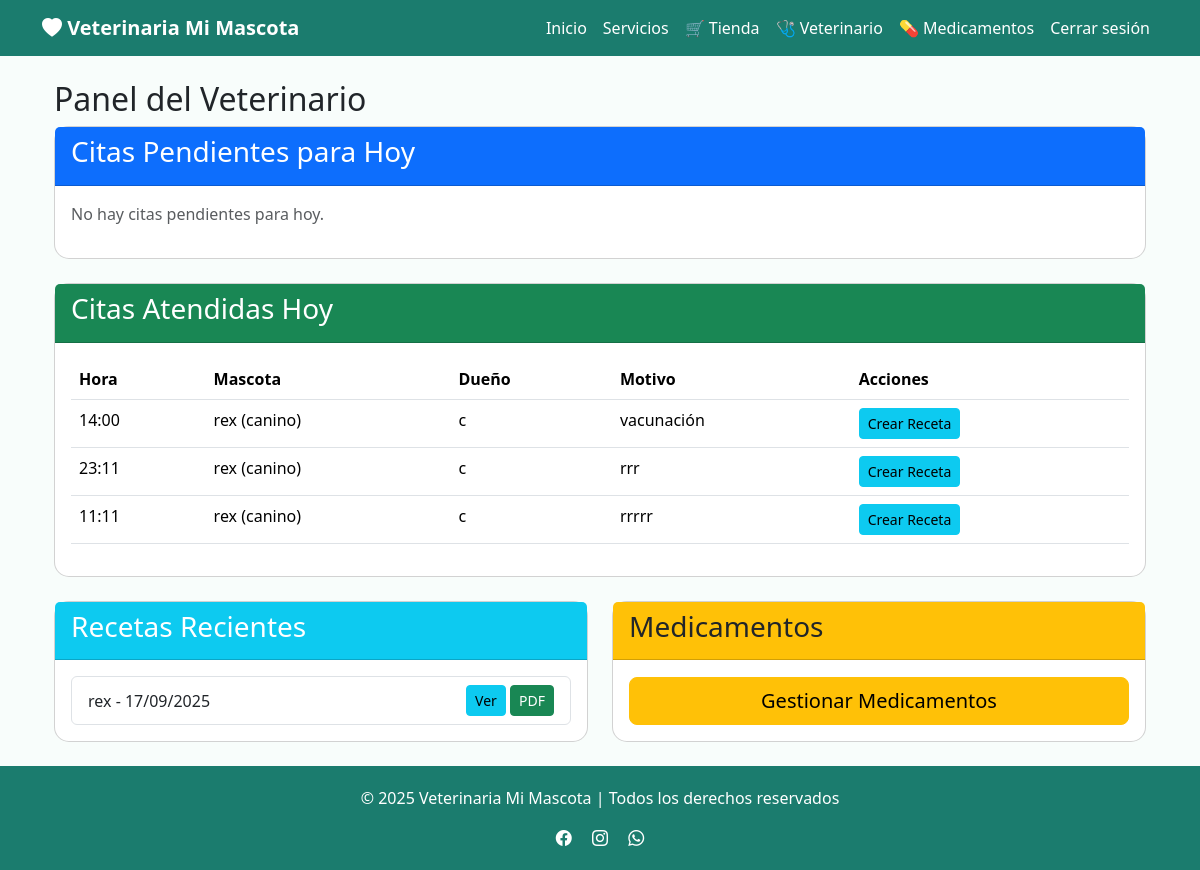
The page /veterinario (signed in) on the database its author committed.
### app/models/cita.py (models this page shows, shortened)
class Cita(db.Model):
    __tablename__ = 'citas'
    id_cita = db.Column(db.Integer, primary_key=True)
    fecha = db.Column(db.Date, nullable=False)
    hora = db.Column(db.Time, nullable=False)
    motivo = db.Column(db.String(100), nullable=False)
    estado = db.Column(db.String(20), default='pendiente')
    id_mascota = db.Column(db.Integer, db.ForeignKey('mascotas.id_mascota'), nullable=False)
    id_usuario = db.Column(db.Integer, db.ForeignKey('usuarios.id_usuario'), nullable=False)  # Dueño de la mascota
    id_veterinario = db.Column(db.Integer, db.ForeignKey('usuarios.id_usuario'), nullable=True)  # Veterinario asignado
    mascota = db.relationship('Mascota', back_populates='citas')
    historia_clinica = db.relationship('HistoriaClinica', back_populates='cita', uselist=False)
    usuario = db.relationship('Usuario', foreign_keys=[id_usuario], back_populates='citas_cliente')
    veterinario_rel = db.relationship('Usuario', foreign_keys=[id_veterinario], back_populates='citas_veterinario')
    __table_args__ = (
        db.UniqueConstraint('fecha', 'hora', name='_fecha_hora_uc'),
        db.Index('ix_cita_fecha', 'fecha'),
    )

### app/models/mascota.py (models this page shows, shortened)
class Mascota(db.Model):
    __tablename__ = "mascotas"
    id_mascota = db.Column(db.Integer, primary_key=True)
    nombre = db.Column(db.String(100), nullable=False)
    especie = db.Column(db.String(50), nullable=False)
    raza = db.Column(db.String(50))
    genero = db.Column(db.String(10))
    fecha_nacimiento = db.Column(db.Date)
    id_usuario = db.Column(db.Integer, db.ForeignKey("usuarios.id_usuario"), nullable=False)
    usuario = db.relationship('Usuario', back_populates='mascotas')
    historia_clinica = db.relationship('HistoriaClinica', back_populates='mascota', uselist=False)
    citas = db.relationship('Cita', back_populates='mascota')

### app/models/usuario.py (models this page shows, shortened)
class Usuario(db.Model, UserMixin):
    __tablename__ = 'usuarios'
    id_usuario = db.Column(db.Integer, primary_key=True)
    nombre = db.Column(db.String(100), nullable=False)
    email = db.Column(db.String(100), unique=True, nullable=False)
    contraseña = db.Column(db.String(255), nullable=False)
    rol = db.Column(db.String(20), default='cliente')
    direccion = db.Column(db.String(200))
    telefono = db.Column(db.String(15))
    carrito = db.relationship('Carrito', back_populates='usuario', uselist=False)
    citas_cliente = db.relationship('Cita', foreign_keys='Cita.id_usuario', back_populates='usuario')
    citas_veterinario = db.relationship('Cita', foreign_keys='Cita.id_veterinario', back_populates='veterinario_rel')
    mascotas = db.relationship('Mascota', back_populates='usuario')

### app/models/receta.py (models this page shows)
class Receta(db.Model):
    __tablename__ = 'recetas'
    id_receta = db.Column(db.Integer, primary_key=True)
    id_historia = db.Column(db.Integer, db.ForeignKey('historias_clinicas.id_historia'), nullable=False)
    fecha = db.Column(db.Date, default=datetime.date.today)
    medicamentos = db.relationship('RecetaMedicamento', back_populates='receta', cascade='all, delete-orphan', lazy=True)
    historia_clinica = db.relationship('HistoriaClinica', back_populates='recetas')

### app/routes/main.py (the view)
@main_bp.route('/veterinario')
@login_required
def veterinario_panel():
    if current_user.rol != 'veterinario':
        flash('No tienes permiso para acceder a este panel', 'error')
        return redirect(url_for('main.dashboard'))
    citas_pendientes = Cita.query.filter(
        Cita.estado == 'pendiente',
        Cita.id_veterinario == current_user.id_usuario
    ).join(Mascota).all()
    citas_atendidas = Cita.query.filter(
        Cita.estado == 'atendida',
        Cita.id_veterinario == current_user.id_usuario
    ).order_by(Cita.fecha.desc()).limit(10).all()
    recetas = Receta.query.join(HistoriaClinica).filter(
        HistoriaClinica.id_veterinario == current_user.id_usuario
    ).order_by(Receta.fecha.desc()).limit(10).all()
    return render_template('veterinario_panel.html',
                          citas_pendientes=citas_pendientes,
                          citas_atendidas=citas_atendidas,
                          recetas=recetas)

### app/templates/veterinario_panel.html (shortened to what this page needs)
{% extends "base.html" %}
{% block content %}
<div class="container mt-4">
    <h2> Panel del Veterinario</h2>
    <div class="card mb-4">
        <div class="card-header bg-primary text-white">
            <h3 class="card-title">Citas Pendientes para Hoy</h3>
        </div>
        <div class="card-body">
            {% if citas_pendientes|length == 0 %}
                <p class="text-muted">No hay citas pendientes para hoy.</p>
            {% endif %}
        </div>
    </div>
    <div class="card mb-4">
        <div class="card-header bg-success text-white">
            <h3 class="card-title">Citas Atendidas Hoy</h3>
        </div>
        <div class="card-body">
            {% if citas_atendidas|length == 0 %}
                <p class="text-muted">No hay citas atendidas hoy.</p>
            {% else %}
                <div class="table-responsive">
                    <table class="table table-hover">
                        <thead>
                            <tr>
                                <th>Hora</th>
                                <th>Mascota</th>
                                <th>Dueño</th>
                                <th>Motivo</th>
                                <th>Acciones</th>
                            </tr>
                        </thead>
                        <tbody>
                            {% for cita in citas_atendidas %}
                            <tr>
                                <td>{{ cita.hora.strftime('%H:%M') }}</td>
                                <td>{{ cita.mascota.nombre }} ({{ cita.mascota.especie }})</td>
                                <td>{{ cita.mascota.usuario.nombre }}</td>
                                <td>{{ cita.motivo }}</td>
                                <td>
                                    <a href="{{ url_for('receta.crear', id_mascota=cita.mascota.id_mascota) }}" class="btn btn-info btn-sm">
                                         Crear Receta
                                    </a>
                                </td>
                            </tr>
                            {% endfor %}
                        </tbody>
                    </table>
                </div>
            {% endif %}
        </div>
    </div>
    <div class="row mt-4">
        <div class="col-md-6">
            <div class="card">
                <div class="card-header bg-info text-white">
                    <h3 class="card-title">Recetas Recientes</h3>
                </div>
                <div class="card-body">
                    {% if recetas|length == 0 %}
                        <p class="text-center">No hay recetas recientes</p>
                    {% else %}
                        <ul class="list-group">
                            {% for receta in recetas %}
                                <li class="list-group-item d-flex justify-content-between align-items-center">
                                    {{ receta.historia_clinica.mascota.nombre }} - {{ receta.fecha.strftime('%d/%m/%Y') }}
                                    <div>
                                        <a href="{{ url_for('receta.detalle', id_receta=receta.id_receta) }}" class="btn btn-sm btn-info">Ver</a>
                                        <a href="{{ url_for('receta.descargar_pdf', id_receta=receta.id_receta) }}" class="btn btn-sm btn-success">PDF</a>
                                    </div>
                                </li>
                            {% endfor %}
                        </ul>
                    {% endif %}
                </div>
            </div>
        </div>
        <div class="col-md-6">
            <div class="card h-100">
                <div class="card-header bg-warning">
                    <h3 class="card-title">Medicamentos</h3>
                </div>
                <div class="card-body d-flex flex-column justify-content-center">
                    <a href="{{ url_for('medicamento.listar') }}" class="btn btn-lg btn-warning w-100">
                         Gestionar Medicamentos
                    </a>
                </div>
            </div>
        </div>
    </div>
</div>
{% endblock %}

### app/templates/base.html (style rules this page uses)
body { background-color: #f8fdfb; }
.card { border-radius: 15px; }

### rows shown on the page
Cita: hora "14:00", mascota.nombre "rex", mascota.especie "canino", mascota.usuario.nombre "c", motivo "vacunación"
Cita: hora "23:11", mascota.nombre "rex", mascota.especie "canino", mascota.usuario.nombre "c", motivo "rrr"
Cita: hora "11:11", mascota.nombre "rex", mascota.especie "canino", mascota.usuario.nombre "c", motivo "rrrrr"
Receta: historia_clinica.mascota.nombre "rex", fecha "17/09/2025"
